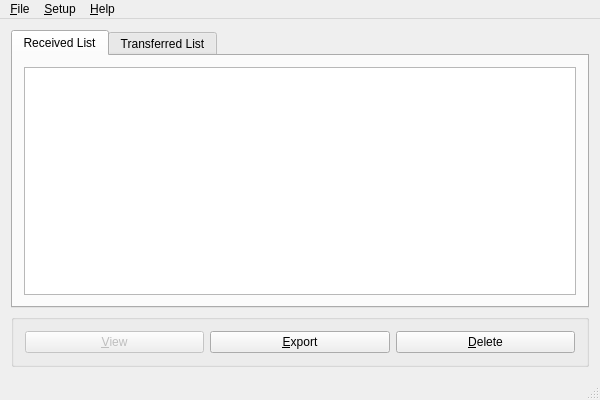
<?xml version="1.0" encoding="UTF-8"?>
<ui version="4.0">
 <class>MainWindow</class>
 <widget class="QMainWindow" name="MainWindow">
  <property name="geometry">
   <rect>
    <x>0</x>
    <y>0</y>
    <width>600</width>
    <height>400</height>
   </rect>
  </property>
  <property name="windowTitle">
   <string>MainWindow</string>
  </property>
  <widget class="QWidget" name="centralWidget">
   <layout class="QVBoxLayout" name="verticalLayout">
    <item>
     <widget class="QTabWidget" name="tabWidget">
      <property name="currentIndex">
       <number>0</number>
      </property>
      <widget class="QWidget" name="tab">
       <attribute name="title">
        <string>Received List</string>
       </attribute>
       <layout class="QHBoxLayout" name="horizontalLayout_2">
        <item>
         <widget class="QTreeView" name="treeView_receive">
          <property name="editTriggers">
           <set>QAbstractItemView::NoEditTriggers</set>
          </property>
          <property name="sortingEnabled">
           <bool>true</bool>
          </property>
         </widget>
        </item>
       </layout>
      </widget>
      <widget class="QWidget" name="tab_2">
       <attribute name="title">
        <string>Transferred List</string>
       </attribute>
       <layout class="QHBoxLayout" name="horizontalLayout_3">
        <item>
         <widget class="QTreeView" name="treeView_transfer">
          <property name="editTriggers">
           <set>QAbstractItemView::NoEditTriggers</set>
          </property>
          <property name="sortingEnabled">
           <bool>true</bool>
          </property>
          <property name="animated">
           <bool>false</bool>
          </property>
         </widget>
        </item>
       </layout>
      </widget>
     </widget>
    </item>
    <item>
     <widget class="QGroupBox" name="groupBox">
      <property name="title">
       <string/>
      </property>
      <layout class="QHBoxLayout" name="horizontalLayout">
       <item>
        <widget class="QPushButton" name="pushButton_view">
         <property name="enabled">
          <bool>false</bool>
         </property>
         <property name="text">
          <string>&amp;View</string>
         </property>
        </widget>
       </item>
       <item>
        <widget class="QPushButton" name="pushButton_export_send">
         <property name="text">
          <string>&amp;Export</string>
         </property>
        </widget>
       </item>
       <item>
        <widget class="QPushButton" name="pushButton_delete">
         <property name="text">
          <string>&amp;Delete</string>
         </property>
        </widget>
       </item>
      </layout>
     </widget>
    </item>
   </layout>
  </widget>
  <widget class="QMenuBar" name="menuBar">
   <property name="geometry">
    <rect>
     <x>0</x>
     <y>0</y>
     <width>600</width>
     <height>25</height>
    </rect>
   </property>
   <widget class="QMenu" name="menu_File">
    <property name="title">
     <string>&amp;File</string>
    </property>
    <addaction name="action_Connect"/>
    <addaction name="action_Disconnect"/>
    <addaction name="separator"/>
    <addaction name="actionE_xit"/>
   </widget>
   <widget class="QMenu" name="menu_Setup">
    <property name="title">
     <string>&amp;Setup</string>
    </property>
    <addaction name="action_Options"/>
   </widget>
   <widget class="QMenu" name="menu_Help">
    <property name="title">
     <string>&amp;Help</string>
    </property>
    <addaction name="action_About_CDRMate"/>
   </widget>
   <addaction name="menu_File"/>
   <addaction name="menu_Setup"/>
   <addaction name="menu_Help"/>
  </widget>
  <widget class="QStatusBar" name="statusBar"/>
  <action name="action_Connect">
   <property name="text">
    <string>&amp;Connect</string>
   </property>
  </action>
  <action name="action_Disconnect">
   <property name="text">
    <string>&amp;Disconnect</string>
   </property>
  </action>
  <action name="actionE_xit">
   <property name="text">
    <string>E&amp;xit</string>
   </property>
  </action>
  <action name="action_Options">
   <property name="text">
    <string>&amp;Options</string>
   </property>
  </action>
  <action name="action_About_CDRMate">
   <property name="text">
    <string>&amp;About CDRMate...</string>
   </property>
  </action>
 </widget>
 <layoutdefault spacing="6" margin="11"/>
 <resources/>
 <connections>
  <connection>
   <sender>actionE_xit</sender>
   <signal>triggered()</signal>
   <receiver>MainWindow</receiver>
   <slot>close()</slot>
   <hints>
    <hint type="sourcelabel">
     <x>-1</x>
     <y>-1</y>
    </hint>
    <hint type="destinationlabel">
     <x>299</x>
     <y>199</y>
    </hint>
   </hints>
  </connection>
  <connection>
   <sender>pushButton_view</sender>
   <signal>clicked()</signal>
   <receiver>MainWindow</receiver>
   <slot>slot_item_view()</slot>
   <hints>
    <hint type="sourcelabel">
     <x>161</x>
     <y>347</y>
    </hint>
    <hint type="destinationlabel">
     <x>-41</x>
     <y>312</y>
    </hint>
   </hints>
  </connection>
  <connection>
   <sender>pushButton_export_send</sender>
   <signal>clicked()</signal>
   <receiver>MainWindow</receiver>
   <slot>slot_export_send()</slot>
   <hints>
    <hint type="sourcelabel">
     <x>357</x>
     <y>349</y>
    </hint>
    <hint type="destinationlabel">
     <x>-43</x>
     <y>338</y>
    </hint>
   </hints>
  </connection>
  <connection>
   <sender>pushButton_delete</sender>
   <signal>clicked()</signal>
   <receiver>MainWindow</receiver>
   <slot>slot_item_delete()</slot>
   <hints>
    <hint type="sourcelabel">
     <x>479</x>
     <y>339</y>
    </hint>
    <hint type="destinationlabel">
     <x>-9</x>
     <y>332</y>
    </hint>
   </hints>
  </connection>
  <connection>
   <sender>tabWidget</sender>
   <signal>currentChanged(int)</signal>
   <receiver>MainWindow</receiver>
   <slot>slot_change_export_send_button(int)</slot>
   <hints>
    <hint type="sourcelabel">
     <x>235</x>
     <y>61</y>
    </hint>
    <hint type="destinationlabel">
     <x>-12</x>
     <y>92</y>
    </hint>
   </hints>
  </connection>
 </connections>
 <slots>
  <slot>slot_export_send()</slot>
  <slot>slot_item_view()</slot>
  <slot>slot_item_delete()</slot>
  <slot>slot_change_export_send_button(int)</slot>
 </slots>
</ui>
